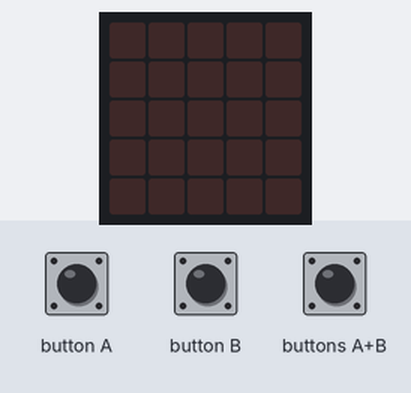
Simulated run of this program. Board: BBC micro:bit (MakeCode). Parts: the board's 5×5 LED display. Inputs (shaded band) come from the test bench.

Above: at 1.2 s.
1.3 s: buttons A+B pressed for 3.2 s
At 4.7 s:
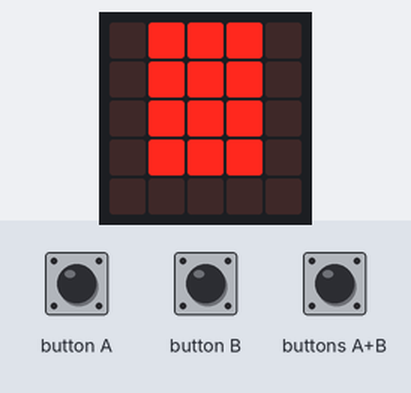
6.0 s: buttons A+B pressed for 0.15 s
At 7.1 s:
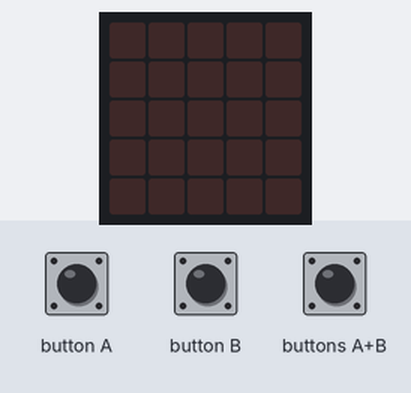
7.6 s: buttons A+B pressed for 1 s
At 9.2 s:
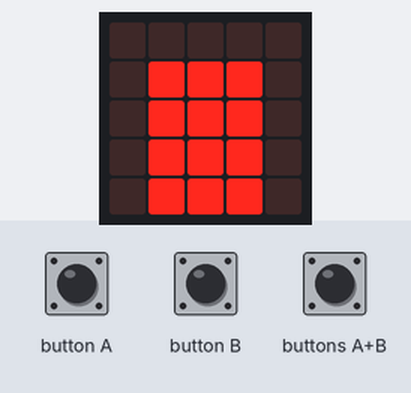
Timing chart, 0 to 10.7 s (numbered marks = the images above; inputs shaded):
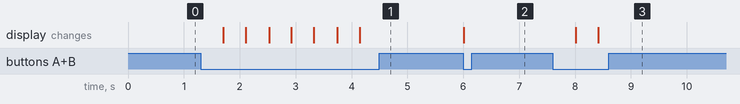

The program:

main.ts
```typescript
basic.forever(function () {
    if (input.buttonIsPressed(Button.AB)) {
        basic.showLeds(`
            . . . . .
            . . . . .
            . . . . .
            . . . . .
            . . . . .
            `)
    }
    if (input.buttonIsPressed(Button.A)) {
        basic.showLeds(`
            . # # # .
            . # # # .
            . # # # .
            . # # # .
            . . . . .
            `)
    }
    if (input.buttonIsPressed(Button.B)) {
        basic.showLeds(`
            . . . . .
            . # # # .
            . # # # .
            . # # # .
            . # # # .
            `)
    }
})
```

test.ts
```typescript
// Hier kann man Tests durchführen; diese Datei wird nicht kompiliert, wenn dieses Paket als Erweiterung verwendet wird.
```

Measured:
- after the input at 1.3 s, the display: changes after 0.40 s (image 1)
- after the input at 6.0 s, the display: changes at once (image 2)
- after the input at 7.6 s, the display: first changes after 0.41 s (image 3 shows a later state)
